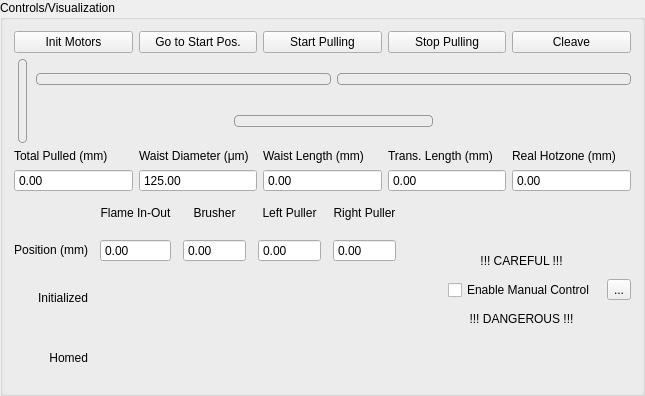
     <widget class="QGroupBox" name="groupBox_4">
      <property name="minimumSize">
       <size>
        <width>0</width>
        <height>128</height>
       </size>
      </property>
      <property name="title">
       <string>Controls/Visualization</string>
      </property>
      <layout class="QGridLayout" name="gridLayout_2">
       <item row="0" column="0">
        <layout class="QVBoxLayout" name="verticalLayout_29">
         <property name="topMargin">
          <number>0</number>
         </property>
         <property name="bottomMargin">
          <number>0</number>
         </property>
         <item>
          <layout class="QHBoxLayout" name="horizontalLayout_3">
           <item>
            <widget class="QPushButton" name="resetmotorsBut">
             <property name="text">
              <string>Init Motors</string>
             </property>
            </widget>
           </item>
           <item>
            <widget class="QPushButton" name="gotozeroBut">
             <property name="text">
              <string>Go to Start Pos.</string>
             </property>
            </widget>
           </item>
           <item>
            <widget class="QPushButton" name="startBut">
             <property name="text">
              <string>Start Pulling</string>
             </property>
            </widget>
           </item>
           <item>
            <widget class="QPushButton" name="stopBut">
             <property name="text">
              <string>Stop Pulling</string>
             </property>
            </widget>
           </item>
           <item>
            <widget class="QPushButton" name="cleaveBut">
             <property name="text">
              <string>Cleave</string>
             </property>
            </widget>
           </item>
          </layout>
         </item>
         <item>
          <layout class="QHBoxLayout" name="horizontalLayout_5">
           <item>
            <widget class="QSlider" name="inoutIndSlider">
             <property name="sizePolicy">
              <sizepolicy hsizetype="Fixed" vsizetype="Expanding">
               <horstretch>0</horstretch>
               <verstretch>0</verstretch>
              </sizepolicy>
             </property>
             <property name="styleSheet">
              <string notr="true">QSlider:vertical {
 min-width: 16px;
}

QSlider::groove:vertical {
width: 7px;
border: 1px solid #999999;
border-radius: 4px;
}

QSlider::handle:vertical {
image: url(resources/flame_orange.png);
margin: -116px -6px;
}

</string>
             </property>
             <property name="maximum">
              <number>1000</number>
             </property>
             <property name="value">
              <number>0</number>
             </property>
             <property name="orientation">
              <enum>Qt::Vertical</enum>
             </property>
             <property name="invertedAppearance">
              <bool>true</bool>
             </property>
             <property name="invertedControls">
              <bool>false</bool>
             </property>
            </widget>
           </item>
           <item>
            <layout class="QVBoxLayout" name="verticalLayout_30">
             <item>
              <layout class="QHBoxLayout" name="horizontalLayout_2">
               <property name="topMargin">
                <number>0</number>
               </property>
               <property name="bottomMargin">
                <number>0</number>
               </property>
               <item>
                <widget class="QSlider" name="pullLeftIndSlider">
                 <property name="sizePolicy">
                  <sizepolicy hsizetype="Preferred" vsizetype="Fixed">
                   <horstretch>0</horstretch>
                   <verstretch>0</verstretch>
                  </sizepolicy>
                 </property>
                 <property name="styleSheet">
                  <string notr="true">QSlider:horizontal {
 min-height: 32px;
}

QSlider::groove:horizontal {
height: 10px;
border: 1px solid #999999;
border-radius: 4px;
}

QSlider::handle:horizontal {
image: url(resources/arrow_left.png);
margin: -10px -136px;
}

</string>
                 </property>
                 <property name="maximum">
                  <number>1000</number>
                 </property>
                 <property name="value">
                  <number>1000</number>
                 </property>
                 <property name="orientation">
                  <enum>Qt::Horizontal</enum>
                 </property>
                 <property name="invertedAppearance">
                  <bool>false</bool>
                 </property>
                </widget>
               </item>
               <item>
                <widget class="QSlider" name="pullRightIndSlider">
                 <property name="sizePolicy">
                  <sizepolicy hsizetype="Preferred" vsizetype="Fixed">
                   <horstretch>0</horstretch>
                   <verstretch>0</verstretch>
                  </sizepolicy>
                 </property>
                 <property name="styleSheet">
                  <string notr="true">QSlider:horizontal {
 min-height: 32px;
}

QSlider::groove:horizontal {
height: 10px;
border: 1px solid #999999;
border-radius: 4px;
}

QSlider::handle:horizontal {
image: url(resources/arrow_right.png);
margin: -10px -136px;
}

</string>
                 </property>
                 <property name="maximum">
                  <number>1000</number>
                 </property>
                 <property name="value">
                  <number>1000</number>
                 </property>
                 <property name="orientation">
                  <enum>Qt::Horizontal</enum>
                 </property>
                 <property name="invertedAppearance">
                  <bool>true</bool>
                 </property>
                </widget>
               </item>
              </layout>
             </item>
             <item>
              <layout class="QHBoxLayout" name="horizontalLayout">
               <property name="bottomMargin">
                <number>0</number>
               </property>
               <item>
                <spacer name="horizontalSpacer">
                 <property name="orientation">
                  <enum>Qt::Horizontal</enum>
                 </property>
                 <property name="sizeHint" stdset="0">
                  <size>
                   <width>20</width>
                   <height>20</height>
                  </size>
                 </property>
                </spacer>
               </item>
               <item>
                <widget class="QSlider" name="brusherIndSlider">
                 <property name="sizePolicy">
                  <sizepolicy hsizetype="Expanding" vsizetype="Fixed">
                   <horstretch>0</horstretch>
                   <verstretch>0</verstretch>
                  </sizepolicy>
                 </property>
                 <property name="minimumSize">
                  <size>
                   <width>0</width>
                   <height>32</height>
                  </size>
                 </property>
                 <property name="styleSheet">
                  <string notr="true">QSlider:horizontal {
 min-height: 32px;
}

QSlider::groove:horizontal {
height: 10px;
border: 1px solid #999999;
border-radius: 4px;
}

QSlider::handle:horizontal {
image: url(resources/flame_orange.png);
margin: -10px -76px;
}

</string>
                 </property>
                 <property name="maximum">
                  <number>1000</number>
                 </property>
                 <property name="value">
                  <number>1000</number>
                 </property>
                 <property name="orientation">
                  <enum>Qt::Horizontal</enum>
                 </property>
                 <property name="invertedAppearance">
                  <bool>true</bool>
                 </property>
                </widget>
               </item>
               <item>
                <spacer name="horizontalSpacer_2">
                 <property name="orientation">
                  <enum>Qt::Horizontal</enum>
                 </property>
                 <property name="sizeHint" stdset="0">
                  <size>
                   <width>40</width>
                   <height>20</height>
                  </size>
                 </property>
                </spacer>
               </item>
              </layout>
             </item>
            </layout>
           </item>
          </layout>
         </item>
         <item>
          <layout class="QHBoxLayout" name="horizontalLayout_4">
           <item>
            <layout class="QVBoxLayout" name="verticalLayout_26">
             <property name="leftMargin">
              <number>0</number>
             </property>
             <item>
              <widget class="QLabel" name="label_25">
               <property name="sizePolicy">
                <sizepolicy hsizetype="Preferred" vsizetype="Minimum">
                 <horstretch>0</horstretch>
                 <verstretch>0</verstretch>
                </sizepolicy>
               </property>
               <property name="text">
                <string>Total Pulled (mm)</string>
               </property>
              </widget>
             </item>
             <item>
              <widget class="QDoubleSpinBox" name="totalPulledSpin">
               <property name="readOnly">
                <bool>true</bool>
               </property>
               <property name="buttonSymbols">
                <enum>QAbstractSpinBox::NoButtons</enum>
               </property>
               <property name="maximum">
                <double>999.000000000000000</double>
               </property>
              </widget>
             </item>
            </layout>
           </item>
           <item>
            <layout class="QVBoxLayout" name="verticalLayout">
             <item>
              <widget class="QLabel" name="label">
               <property name="sizePolicy">
                <sizepolicy hsizetype="Preferred" vsizetype="Minimum">
                 <horstretch>0</horstretch>
                 <verstretch>0</verstretch>
                </sizepolicy>
               </property>
               <property name="text">
                <string>&lt;html&gt;&lt;head/&gt;&lt;body&gt;&lt;p&gt;Waist Diameter (μm)&lt;/p&gt;&lt;/body&gt;&lt;/html&gt;</string>
               </property>
              </widget>
             </item>
             <item>
              <widget class="QDoubleSpinBox" name="waistDiamIndSpin">
               <property name="readOnly">
                <bool>true</bool>
               </property>
               <property name="buttonSymbols">
                <enum>QAbstractSpinBox::NoButtons</enum>
               </property>
               <property name="maximum">
                <double>1000.000000000000000</double>
               </property>
               <property name="value">
                <double>125.000000000000000</double>
               </property>
              </widget>
             </item>
            </layout>
           </item>
           <item>
            <layout class="QVBoxLayout" name="verticalLayout_2">
             <item>
              <widget class="QLabel" name="label_2">
               <property name="sizePolicy">
                <sizepolicy hsizetype="Preferred" vsizetype="Minimum">
                 <horstretch>0</horstretch>
                 <verstretch>0</verstretch>
                </sizepolicy>
               </property>
               <property name="text">
                <string>&lt;html&gt;&lt;head/&gt;&lt;body&gt;&lt;p&gt;Waist Length (mm)&lt;/p&gt;&lt;/body&gt;&lt;/html&gt;</string>
               </property>
              </widget>
             </item>
             <item>
              <widget class="QDoubleSpinBox" name="waistLengthIndSpin">
               <property name="readOnly">
                <bool>true</bool>
               </property>
               <property name="buttonSymbols">
                <enum>QAbstractSpinBox::NoButtons</enum>
               </property>
               <property name="maximum">
                <double>200.000000000000000</double>
               </property>
              </widget>
             </item>
            </layout>
           </item>
           <item>
            <layout class="QVBoxLayout" name="verticalLayout_25">
             <property name="leftMargin">
              <number>0</number>
             </property>
             <property name="bottomMargin">
              <number>0</number>
             </property>
             <item>
              <widget class="QLabel" name="label_24">
               <property name="sizePolicy">
                <sizepolicy hsizetype="Preferred" vsizetype="Minimum">
                 <horstretch>0</horstretch>
                 <verstretch>0</verstretch>
                </sizepolicy>
               </property>
               <property name="text">
                <string>Trans. Length (mm)</string>
               </property>
              </widget>
             </item>
             <item>
              <widget class="QDoubleSpinBox" name="transLengthSpin">
               <property name="readOnly">
                <bool>true</bool>
               </property>
               <property name="buttonSymbols">
                <enum>QAbstractSpinBox::NoButtons</enum>
               </property>
              </widget>
             </item>
            </layout>
           </item>
           <item>
            <layout class="QVBoxLayout" name="verticalLayout_31">
             <item>
              <widget class="QLabel" name="label_28">
               <property name="text">
                <string>Real Hotzone (mm)</string>
               </property>
              </widget>
             </item>
             <item>
              <widget class="QDoubleSpinBox" name="hotzoneIndSpin">
               <property name="readOnly">
                <bool>true</bool>
               </property>
               <property name="buttonSymbols">
                <enum>QAbstractSpinBox::NoButtons</enum>
               </property>
               <property name="maximum">
                <double>100.000000000000000</double>
               </property>
              </widget>
             </item>
            </layout>
           </item>
          </layout>
         </item>
         <item>
          <layout class="QHBoxLayout" name="horizontalLayout_6">
           <property name="spacing">
            <number>12</number>
           </property>
           <property name="bottomMargin">
            <number>0</number>
           </property>
           <item>
            <layout class="QVBoxLayout" name="verticalLayout_41">
             <property name="rightMargin">
              <number>0</number>
             </property>
             <item>
              <spacer name="verticalSpacer_6">
               <property name="orientation">
                <enum>Qt::Vertical</enum>
               </property>
               <property name="sizeHint" stdset="0">
                <size>
                 <width>20</width>
                 <height>40</height>
                </size>
               </property>
              </spacer>
             </item>
             <item>
              <widget class="QLabel" name="label_33">
               <property name="minimumSize">
                <size>
                 <width>0</width>
                 <height>24</height>
                </size>
               </property>
               <property name="maximumSize">
                <size>
                 <width>16777215</width>
                 <height>16777215</height>
                </size>
               </property>
               <property name="text">
                <string>Position (mm)</string>
               </property>
               <property name="alignment">
                <set>Qt::AlignRight|Qt::AlignTrailing|Qt::AlignVCenter</set>
               </property>
              </widget>
             </item>
             <item>
              <widget class="QLabel" name="label_34">
               <property name="minimumSize">
                <size>
                 <width>0</width>
                 <height>48</height>
                </size>
               </property>
               <property name="maximumSize">
                <size>
                 <width>16777215</width>
                 <height>48</height>
                </size>
               </property>
               <property name="text">
                <string>Initialized</string>
               </property>
               <property name="alignment">
                <set>Qt::AlignRight|Qt::AlignTrailing|Qt::AlignVCenter</set>
               </property>
              </widget>
             </item>
             <item>
              <widget class="QLabel" name="label_35">
               <property name="minimumSize">
                <size>
                 <width>0</width>
                 <height>48</height>
                </size>
               </property>
               <property name="maximumSize">
                <size>
                 <width>16777215</width>
                 <height>48</height>
                </size>
               </property>
               <property name="text">
                <string>Homed</string>
               </property>
               <property name="alignment">
                <set>Qt::AlignRight|Qt::AlignTrailing|Qt::AlignVCenter</set>
               </property>
              </widget>
             </item>
            </layout>
           </item>
           <item>
            <layout class="QVBoxLayout" name="verticalLayout_32">
             <property name="rightMargin">
              <number>0</number>
             </property>
             <item>
              <widget class="QLabel" name="label_29">
               <property name="text">
                <string>Flame In-Out</string>
               </property>
               <property name="alignment">
                <set>Qt::AlignCenter</set>
               </property>
              </widget>
             </item>
             <item>
              <widget class="QDoubleSpinBox" name="flameIOPosIndSpin">
               <property name="readOnly">
                <bool>true</bool>
               </property>
               <property name="buttonSymbols">
                <enum>QAbstractSpinBox::NoButtons</enum>
               </property>
               <property name="keyboardTracking">
                <bool>false</bool>
               </property>
               <property name="maximum">
                <double>999.990000000000009</double>
               </property>
              </widget>
             </item>
             <item>
              <layout class="QHBoxLayout" name="horizontalLayout_7">
               <property name="bottomMargin">
                <number>0</number>
               </property>
               <item>
                <widget class="QLabel" name="fioInitLed">
                 <property name="sizePolicy">
                  <sizepolicy hsizetype="Preferred" vsizetype="Preferred">
                   <horstretch>0</horstretch>
                   <verstretch>0</verstretch>
                  </sizepolicy>
                 </property>
                 <property name="minimumSize">
                  <size>
                   <width>48</width>
                   <height>48</height>
                  </size>
                 </property>
                 <property name="maximumSize">
                  <size>
                   <width>48</width>
                   <height>48</height>
                  </size>
                 </property>
                 <property name="text">
                  <string notr="true"/>
                 </property>
                 <property name="pixmap">
                  <pixmap>resources/red_led.png</pixmap>
                 </property>
                 <property name="scaledContents">
                  <bool>true</bool>
                 </property>
                </widget>
               </item>
              </layout>
             </item>
             <item>
              <layout class="QHBoxLayout" name="horizontalLayout_8">
               <item>
                <widget class="QLabel" name="fioHomeLed">
                 <property name="minimumSize">
                  <size>
                   <width>48</width>
                   <height>48</height>
                  </size>
                 </property>
                 <property name="maximumSize">
                  <size>
                   <width>48</width>
                   <height>48</height>
                  </size>
                 </property>
                 <property name="text">
                  <string/>
                 </property>
                 <property name="pixmap">
                  <pixmap>resources/red_led.png</pixmap>
                 </property>
                 <property name="scaledContents">
                  <bool>true</bool>
                 </property>
                </widget>
               </item>
              </layout>
             </item>
            </layout>
           </item>
           <item>
            <layout class="QVBoxLayout" name="verticalLayout_33">
             <property name="rightMargin">
              <number>0</number>
             </property>
             <item>
              <widget class="QLabel" name="label_30">
               <property name="minimumSize">
                <size>
                 <width>63</width>
                 <height>0</height>
                </size>
               </property>
               <property name="text">
                <string>Brusher</string>
               </property>
               <property name="alignment">
                <set>Qt::AlignCenter</set>
               </property>
              </widget>
             </item>
             <item>
              <widget class="QDoubleSpinBox" name="brusherPosIndSpin">
               <property name="readOnly">
                <bool>true</bool>
               </property>
               <property name="buttonSymbols">
                <enum>QAbstractSpinBox::NoButtons</enum>
               </property>
               <property name="keyboardTracking">
                <bool>false</bool>
               </property>
               <property name="maximum">
                <double>999.990000000000009</double>
               </property>
              </widget>
             </item>
             <item>
              <layout class="QHBoxLayout" name="horizontalLayout_11">
               <item>
                <widget class="QLabel" name="brInitLed">
                 <property name="minimumSize">
                  <size>
                   <width>48</width>
                   <height>48</height>
                  </size>
                 </property>
                 <property name="maximumSize">
                  <size>
                   <width>48</width>
                   <height>48</height>
                  </size>
                 </property>
                 <property name="text">
                  <string/>
                 </property>
                 <property name="pixmap">
                  <pixmap>resources/red_led.png</pixmap>
                 </property>
                 <property name="scaledContents">
                  <bool>true</bool>
                 </property>
                </widget>
               </item>
              </layout>
             </item>
             <item>
              <layout class="QHBoxLayout" name="horizontalLayout_10">
               <item>
                <widget class="QLabel" name="brHomeLed">
                 <property name="minimumSize">
                  <size>
                   <width>48</width>
                   <height>48</height>
                  </size>
                 </property>
                 <property name="maximumSize">
                  <size>
                   <width>48</width>
                   <height>48</height>
                  </size>
                 </property>
                 <property name="text">
                  <string/>
                 </property>
                 <property name="pixmap">
                  <pixmap>resources/red_led.png</pixmap>
                 </property>
                 <property name="scaledContents">
                  <bool>true</bool>
                 </property>
                </widget>
               </item>
              </layout>
             </item>
            </layout>
           </item>
           <item>
            <layout class="QVBoxLayout" name="verticalLayout_34">
             <property name="rightMargin">
              <number>0</number>
             </property>
             <item>
              <widget class="QLabel" name="label_31">
               <property name="minimumSize">
                <size>
                 <width>63</width>
                 <height>0</height>
                </size>
               </property>
               <property name="text">
                <string>Left Puller</string>
               </property>
               <property name="alignment">
                <set>Qt::AlignCenter</set>
               </property>
              </widget>
             </item>
             <item>
              <widget class="QDoubleSpinBox" name="leftPosIndSpin">
               <property name="readOnly">
                <bool>true</bool>
               </property>
               <property name="buttonSymbols">
                <enum>QAbstractSpinBox::NoButtons</enum>
               </property>
               <property name="keyboardTracking">
                <bool>false</bool>
               </property>
               <property name="maximum">
                <double>999.990000000000009</double>
               </property>
              </widget>
             </item>
             <item>
              <layout class="QHBoxLayout" name="horizontalLayout_13">
               <item>
                <widget class="QLabel" name="leftInitLed">
                 <property name="minimumSize">
                  <size>
                   <width>48</width>
                   <height>48</height>
                  </size>
                 </property>
                 <property name="maximumSize">
                  <size>
                   <width>48</width>
                   <height>48</height>
                  </size>
                 </property>
                 <property name="text">
                  <string/>
                 </property>
                 <property name="pixmap">
                  <pixmap>resources/red_led.png</pixmap>
                 </property>
                 <property name="scaledContents">
                  <bool>true</bool>
                 </property>
                </widget>
               </item>
              </layout>
             </item>
             <item>
              <layout class="QHBoxLayout" name="horizontalLayout_12">
               <item>
                <widget class="QLabel" name="leftHomeLed">
                 <property name="minimumSize">
                  <size>
                   <width>48</width>
                   <height>48</height>
                  </size>
                 </property>
                 <property name="maximumSize">
                  <size>
                   <width>48</width>
                   <height>48</height>
                  </size>
                 </property>
                 <property name="text">
                  <string/>
                 </property>
                 <property name="pixmap">
                  <pixmap>resources/red_led.png</pixmap>
                 </property>
                 <property name="scaledContents">
                  <bool>true</bool>
                 </property>
                </widget>
               </item>
              </layout>
             </item>
            </layout>
           </item>
           <item>
            <layout class="QVBoxLayout" name="verticalLayout_35">
             <property name="rightMargin">
              <number>0</number>
             </property>
             <item>
              <widget class="QLabel" name="label_32">
               <property name="minimumSize">
                <size>
                 <width>63</width>
                 <height>0</height>
                </size>
               </property>
               <property name="text">
                <string>Right Puller</string>
               </property>
               <property name="alignment">
                <set>Qt::AlignCenter</set>
               </property>
              </widget>
             </item>
             <item>
              <widget class="QDoubleSpinBox" name="rightPosIndSpin">
               <property name="readOnly">
                <bool>true</bool>
               </property>
               <property name="buttonSymbols">
                <enum>QAbstractSpinBox::NoButtons</enum>
               </property>
               <property name="keyboardTracking">
                <bool>false</bool>
               </property>
               <property name="maximum">
                <double>999.990000000000009</double>
               </property>
              </widget>
             </item>
             <item>
              <layout class="QHBoxLayout" name="horizontalLayout_15">
               <item>
                <widget class="QLabel" name="rightInitLed">
                 <property name="minimumSize">
                  <size>
                   <width>48</width>
                   <height>48</height>
                  </size>
                 </property>
                 <property name="maximumSize">
                  <size>
                   <width>48</width>
                   <height>48</height>
                  </size>
                 </property>
                 <property name="text">
                  <string/>
                 </property>
                 <property name="pixmap">
                  <pixmap>resources/red_led.png</pixmap>
                 </property>
                 <property name="scaledContents">
                  <bool>true</bool>
                 </property>
                </widget>
               </item>
              </layout>
             </item>
             <item>
              <layout class="QHBoxLayout" name="horizontalLayout_14">
               <item>
                <widget class="QLabel" name="rightHomeLed">
                 <property name="minimumSize">
                  <size>
                   <width>48</width>
                   <height>48</height>
                  </size>
                 </property>
                 <property name="maximumSize">
                  <size>
                   <width>48</width>
                   <height>48</height>
                  </size>
                 </property>
                 <property name="text">
                  <string/>
                 </property>
                 <property name="pixmap">
                  <pixmap>resources/red_led.png</pixmap>
                 </property>
                 <property name="scaledContents">
                  <bool>true</bool>
                 </property>
                </widget>
               </item>
              </layout>
             </item>
            </layout>
           </item>
           <item>
            <spacer name="horizontalSpacer_3">
             <property name="orientation">
              <enum>Qt::Horizontal</enum>
             </property>
             <property name="sizeHint" stdset="0">
              <size>
               <width>40</width>
               <height>20</height>
              </size>
             </property>
            </spacer>
           </item>
           <item>
            <layout class="QVBoxLayout" name="verticalLayout_60">
             <property name="rightMargin">
              <number>0</number>
             </property>
             <item>
              <spacer name="verticalSpacer_7">
               <property name="orientation">
                <enum>Qt::Vertical</enum>
               </property>
               <property name="sizeHint" stdset="0">
                <size>
                 <width>20</width>
                 <height>40</height>
                </size>
               </property>
              </spacer>
             </item>
             <item>
              <widget class="QLabel" name="label_57">
               <property name="text">
                <string>!!! CAREFUL !!!</string>
               </property>
               <property name="alignment">
                <set>Qt::AlignCenter</set>
               </property>
              </widget>
             </item>
             <item>
              <widget class="QCheckBox" name="enablemanualCheck">
               <property name="text">
                <string>Enable Manual Control</string>
               </property>
              </widget>
             </item>
             <item>
              <widget class="QLabel" name="label_58">
               <property name="text">
                <string>!!! DANGEROUS !!!</string>
               </property>
               <property name="alignment">
                <set>Qt::AlignCenter</set>
               </property>
              </widget>
             </item>
             <item>
              <spacer name="verticalSpacer_12">
               <property name="orientation">
                <enum>Qt::Vertical</enum>
               </property>
               <property name="sizeHint" stdset="0">
                <size>
                 <width>20</width>
                 <height>40</height>
                </size>
               </property>
              </spacer>
             </item>
            </layout>
           </item>
           <item>
            <widget class="QToolButton" name="emerBut">
             <property name="text">
              <string>...</string>
             </property>
             <property name="icon">
              <iconset>
               <normaloff>resources/redbutton.png</normaloff>resources/redbutton.png</iconset>
             </property>
             <property name="iconSize">
              <size>
               <width>128</width>
               <height>128</height>
              </size>
             </property>
             <property name="toolButtonStyle">
              <enum>Qt::ToolButtonIconOnly</enum>
             </property>
            </widget>
           </item>
          </layout>
         </item>
        </layout>
       </item>
      </layout>
     </widget>
